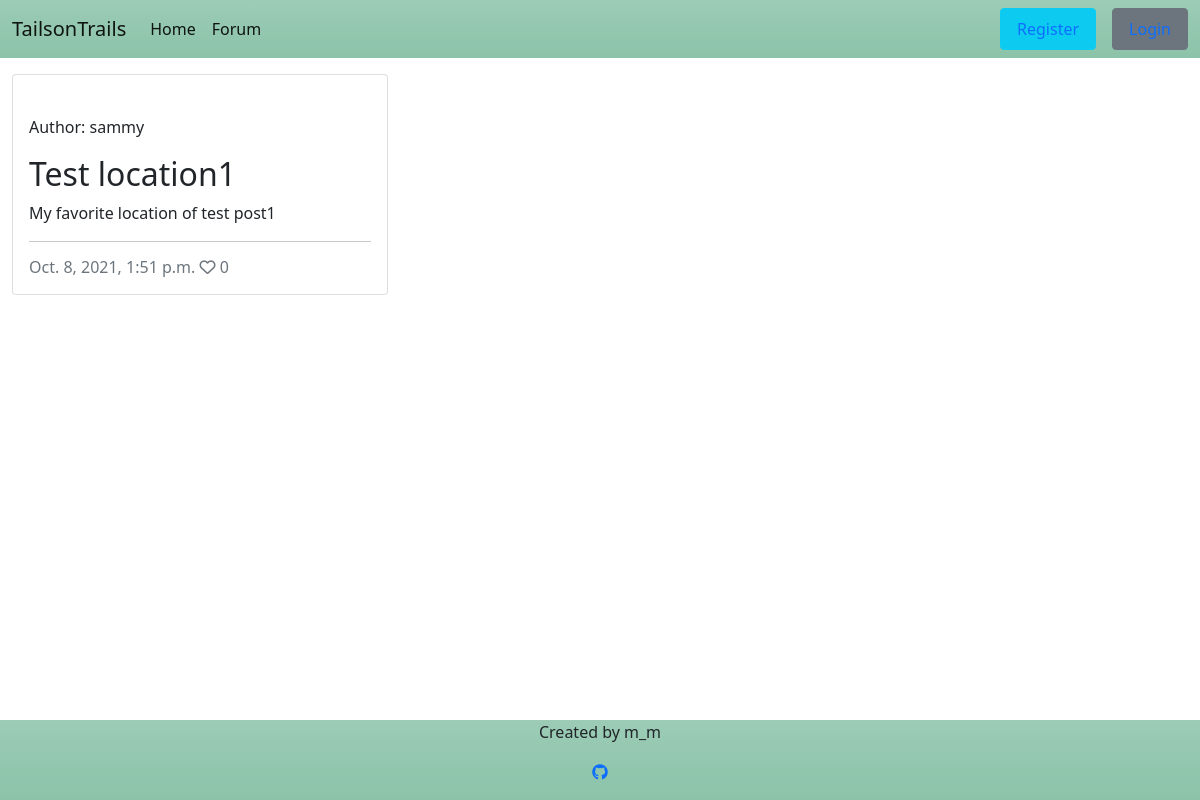
The app's page /posts/, older data.
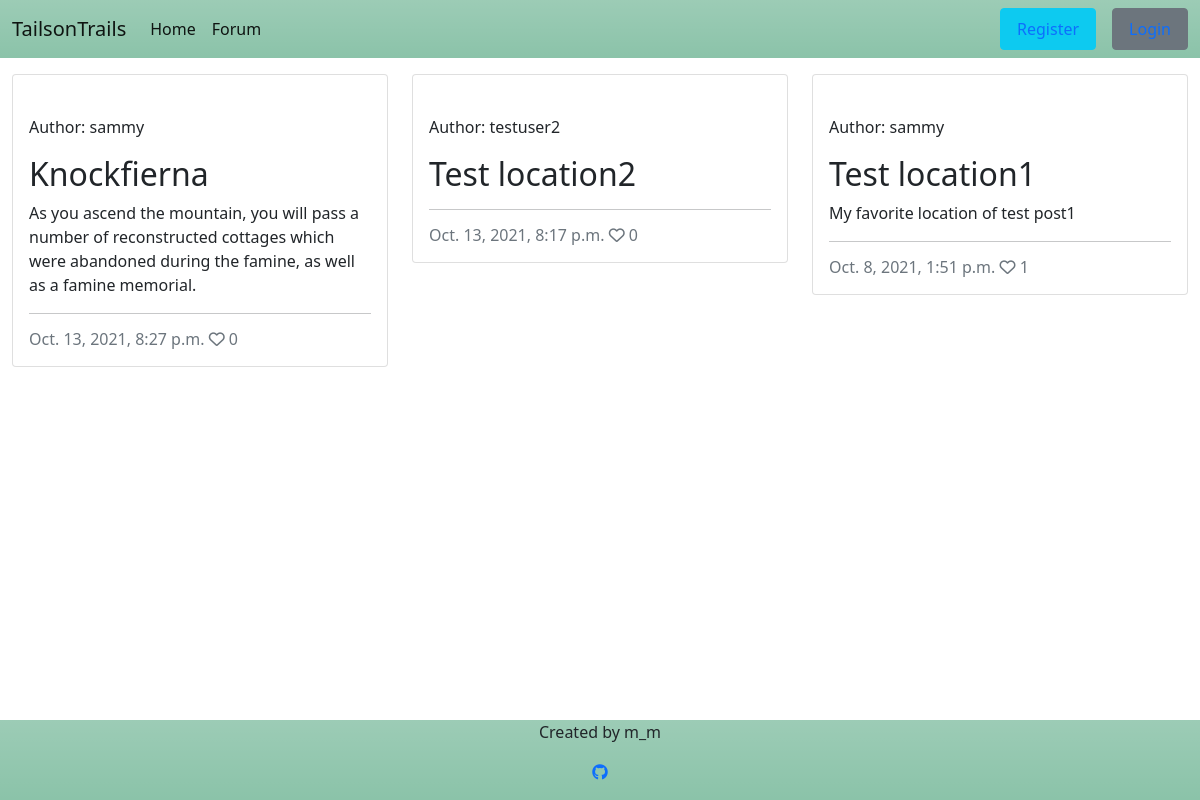
The same page, newer data.
### forum/models.py (models this page shows, shortened)
class Post(models.Model):
    title = models.CharField(max_length=200, unique=True)
    location = models.CharField(max_length=50)
    slug = models.SlugField(max_length=200, unique=True)
    author = models.ForeignKey(
        User, on_delete=models.CASCADE, related_name="forum_posts"
    )
    featured_image = CloudinaryField('image', default='placeholder')
    excerpt = models.TextField(blank=True)
    updated_on = models.DateTimeField(auto_now=True)
    content = models.TextField()
    difficulty_hard = models.BooleanField(default=False)
    difficulty_moderate = models.BooleanField(default=False)
    difficulty_easy = models.BooleanField(default=False)
    breed_big = models.BooleanField(default=False)
    breed_mid = models.BooleanField(default=False)
    breed_sml = models.BooleanField(default=False)
    created_on = models.DateTimeField(auto_now_add=True)
    status = models.IntegerField(choices=STATUS, default=0)
    likes = models.ManyToManyField(
        User, related_name='blogpost_like', blank=True)
    class Meta:
        ordering = ["-created_on"]
    def number_of_likes(self):
        return self.likes.count()

### forum/views.py (the view)
# urls.py: path('posts/', views.PostList.as_view(), name='posts'),
class PostList(generic.ListView):
    model = Post
    queryset = Post.objects.filter(status=1).order_by("-created_on")
    template_name = "post_list.html"
    paginate_by = 6

### templates/post_list.html (shortened to what this page needs)
{% extends "base.html" %}
{% load static %}
{% block content %}
<div class="container-fluid">
    <div class="row">
        <div class="col-12 mt-3 left">
            <div class="row">
                {% for post in post_list %}
                <div class="col-md-4">
                    <div class="card mb-4">
                        <div class="card-body">
                            <div class="image-container">
                                <div class="image-flash">
                                    <p class="author">Author: {{ post.author }}</p>
                                </div>
                            </div>
                            <div>
                                <h2 class="card-title">{{ post.location }}</h2>
                                <p class="card-text">{{ post.excerpt }}</p>
                            </div>
                            <hr />
                            <p class="card-text text-muted h6">{{ post.created_on}} <i class="far fa-heart"></i>
                                {{ post.number_of_likes }}</p>
                        </div>
                    </div>
                </div>
                {% if forloop.counter|divisibleby:3 %}
            </div>
            <div class="row">
                {% endif %}
                {% endfor %}
            </div>
        </div>
    </div>
</div>
{%endblock%}

### templates/base.html (shortened to what this page needs)
{% load static %}
<!DOCTYPE html>
<html lang="en">
<head>
    <link href="https://cdn.jsdelivr.net/npm/bootstrap@5.1.1/dist/css/bootstrap.min.css" rel="stylesheet"
>
    <link rel="stylesheet" href="{% static 'css/style.css' %}">
</head>
<body>
        <header>
                <nav class="navbar navbar-expand-lg navbar-light bg-success bg-gradient bg-opacity-50">
                    <div class="container-fluid">
                        <a class="navbar-brand" href="{% url 'home' %}"><span class="brand">T<span>ails</span>on<span
                                    class="brand">T</span>rails</span></span></a>
                        <div class="collapse navbar-collapse" id="navbarText">
                            <ul class="navbar-nav me-auto mb-2 mb-lg-0">
                                <li class="nav-item">
                                    <a class="nav-link active" aria-current="page" href="{% url 'home' %}">Home</a>
                                </li>
                                <li class="nav-item">
                                    <a class="nav-link active" aria-current="page" href="{% url 'posts' %}">Forum</a>
                                </li>
                            </ul>
                            <ul class="nav">
                                {% if user.is_authenticated %}
                                <li class="nav-item">
                                    <a class="nav-link btn btn-light me-3" href="{% url 'create_post' %}">Create a Post</a>
                                </li>
                                <li class="nav-item">
                                    <a class="nav-link btn btn-info" href="{% url 'account_logout' %}">Logout</a>
                                </li>
                                {% else %}
                                <li class="nav-item">
                                    <a class="nav-link btn btn-info me-3" href="{% url 'account_signup' %}">Register</a>
                                </li>
                                <li class="nav-item">
                                    <a class="nav-link btn btn-secondary" href="{% url 'account_login' %}">Login</a>
                                </li>
                                {% endif %}
                            </ul>
                        </div>
                    </div>
                </nav>
    </header>
    <main>
        {% block content %}
        {% endblock %}
    </main>
    <footer class="bg-success bg-gradient bg-opacity-50">
        <div class="text-center d-inline">
            <p> Created by m_m</p>
            <p><a href="https://github.com/" target="_blank" rel="noopener"
                    aria-label="Open our Github page in a new tab"><i class="fab fa-github"></i></a></p>
        </div>
    </footer>
</body>
</html>

### static/css/style.css (style rules this page uses)
body { display: flex; flex-flow: column; min-height: 100vh; overflow-x: hidden; }
main { flex: 1; }

Row changes from the older to the newer data that the page shows:
added Post: author "sammy", location "Knockfierna", excerpt "As you ascend the mountain, you will pass a number of reconstructed cottages which were abandoned during the famine, as well as a famine memorial.", created_on "Oct. 13, 2021, 8:27 p.m.", number_of_likes "0"
added Post: author "testuser2", location "Test location2", created_on "Oct. 13, 2021, 8:17 p.m.", number_of_likes "0"
computed for Post "Test location1": number_of_likes "0" → "1"
